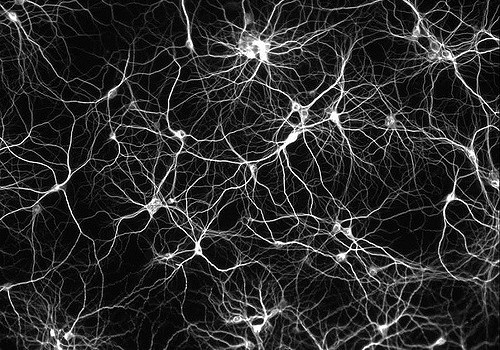
#> input picture neurons.jpg, 500 x 350 px
$ python exercise-2-sol.py   (older library calls are emulated)
#> lines starting #> are read from the running program, lines starting #| are printed output that depends on the picture
#!/bin/bash
# -----------------------------------------------------------------------------
# Copyright (c) 2016, Nicolas P. Rougier. All Rights Reserved.
# Distributed under the (new) BSD License. See LICENSE.txt for more info.
# -----------------------------------------------------------------------------
# Scientific visualization course
# G-Node 2016 summer school, University of Reading
# -----------------------------------------------------------------------------
import numpy as np
from scipy import misc
import matplotlib
import matplotlib.pyplot as plt
import matplotlib.patches as patches
import matplotlib.patheffects as path_effects

matplotlib.rc('axes',edgecolor='w')

# We load the image to get its dimensions
im = misc.imread("neurons.jpg")
#> im is the input picture: shape (350, 500, 3); min 0, max 255, mean 43.3

# Read image dimensions as lines (height), cols (width) and depth
h,w,_ = im.shape
#> h = 350; w = 500

# Now we open a new figure with size 2xw, 2xh
dpi = 72.0
W, H= 2*w/dpi, 2*h/dpi
#> W = 13.89; H = 9.72
fig = plt.figure(figsize=(W,H), dpi=dpi)

# Main figure
ax1 = plt.axes([0.0, 0.5, 0.5, 0.5])
ax1.imshow(im, origin='upper')
patch = patches.Rectangle((100,170),100,70, facecolor='none', edgecolor='white')
ax1.add_patch(patch)
ax1.text(105, 175, 'A', fontsize=12, va="top", color="white")
patch = patches.Rectangle((200, 20),100,70, facecolor='none', edgecolor='white')
ax1.add_patch(patch)
ax1.text(205,  25, 'B', fontsize=12, va="top", color="white")
patch = patches.Rectangle((270,200),100,70, facecolor='none', edgecolor='white')
ax1.add_patch(patch)
ax1.text(275, 205, 'C', fontsize=12, va="top", color="white")

ax1.set_xticks([])
ax1.set_yticks([])
#ax1.set_axis_off()

# Subplot A
ax2 = plt.axes([0.5, 0.5, 0.5, 0.5])
ax2.imshow(im, interpolation='none')
ax2.set_xlim(100,200)
ax2.set_ylim(240,170)
ax2.set_xticks([])
ax2.set_yticks([])
text = ax2.text(0.025, 0.95, 'A', fontsize=32, va="top", weight="bold",
                color="white", transform=ax2.transAxes)
text.set_path_effects([path_effects.Stroke(linewidth=2, foreground='black'),
                       path_effects.Normal()])
#ax2.set_axis_off()

# Subplot B
ax3 = plt.axes([0.0, 0.0, 0.5, 0.5])
ax3.imshow(im, interpolation='none')
ax3.set_xlim(200,300)
ax3.set_ylim( 90, 20)
ax3.set_xticks([])
ax3.set_yticks([])
text = ax3.text(0.025, 0.95, 'B', fontsize=32, va="top", weight="bold",
                color="white", transform=ax3.transAxes)
text.set_path_effects([path_effects.Stroke(linewidth=2, foreground='black'),
                       path_effects.Normal()])
#ax3.set_axis_off()

# Subplot C
ax4 = plt.axes([0.5, 0.0, 0.5, 0.5])
ax4.imshow(im, interpolation='none')
ax4.set_xlim(270,370)
ax4.set_ylim(270,200)
ax4.set_xticks([])
ax4.set_yticks([])
text = ax4.text(0.025, 0.95, 'C', fontsize=32, va="top", weight="bold",
                color="white", transform=ax4.transAxes)
text.set_path_effects([path_effects.Stroke(linewidth=2, foreground='black'),
                       path_effects.Normal()])
#ax4.set_axis_off()

# Show the figure
plt.show()
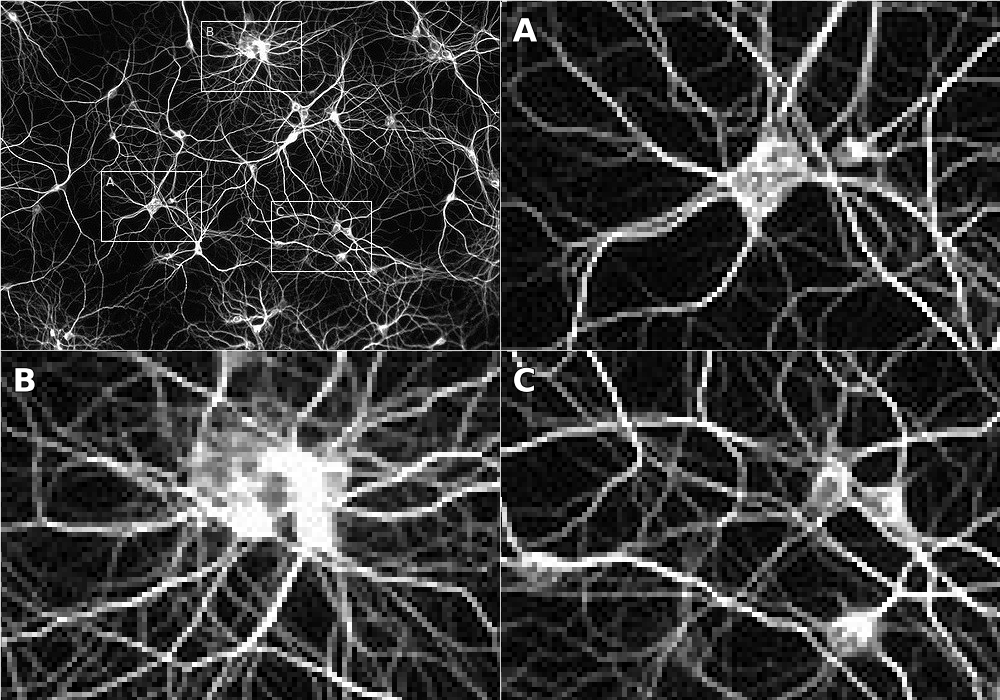
#> figure drawn by matplotlib, 4 panels
